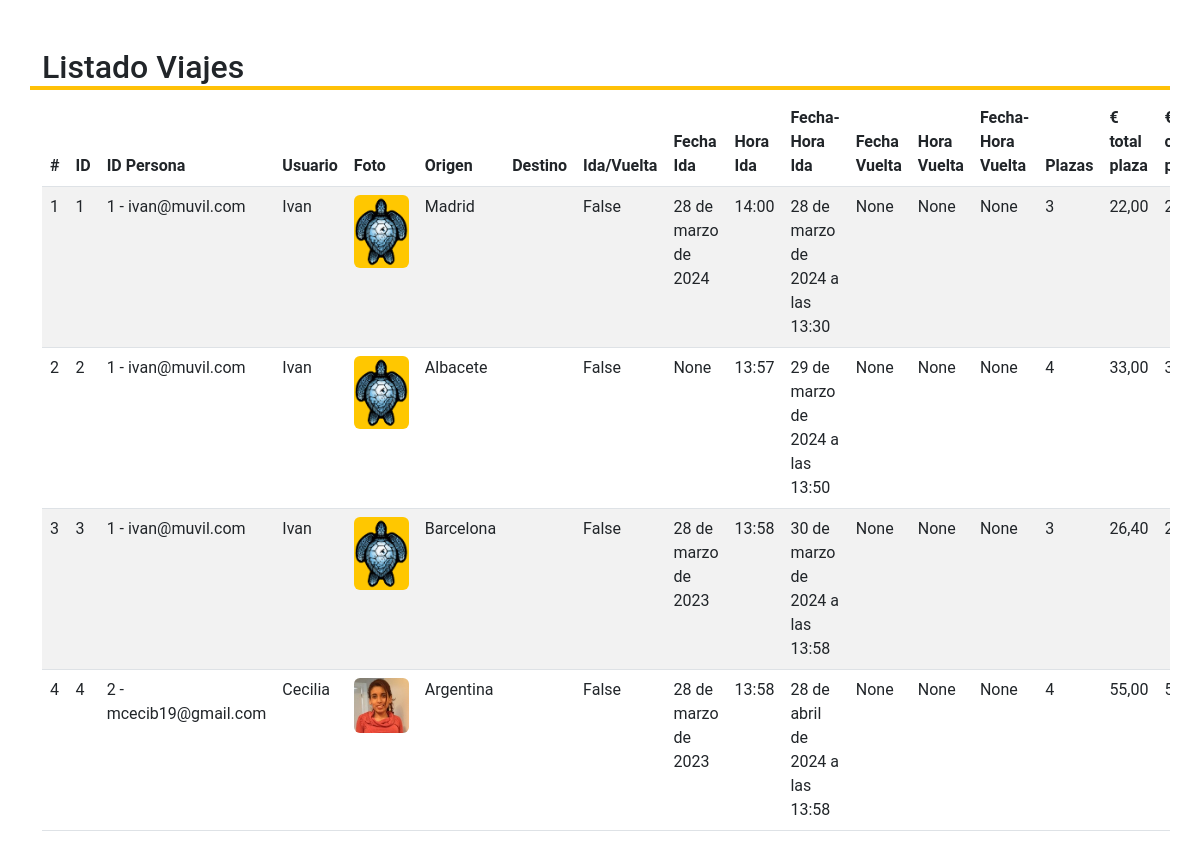
Before: /listado_viajes/ with the older database file.
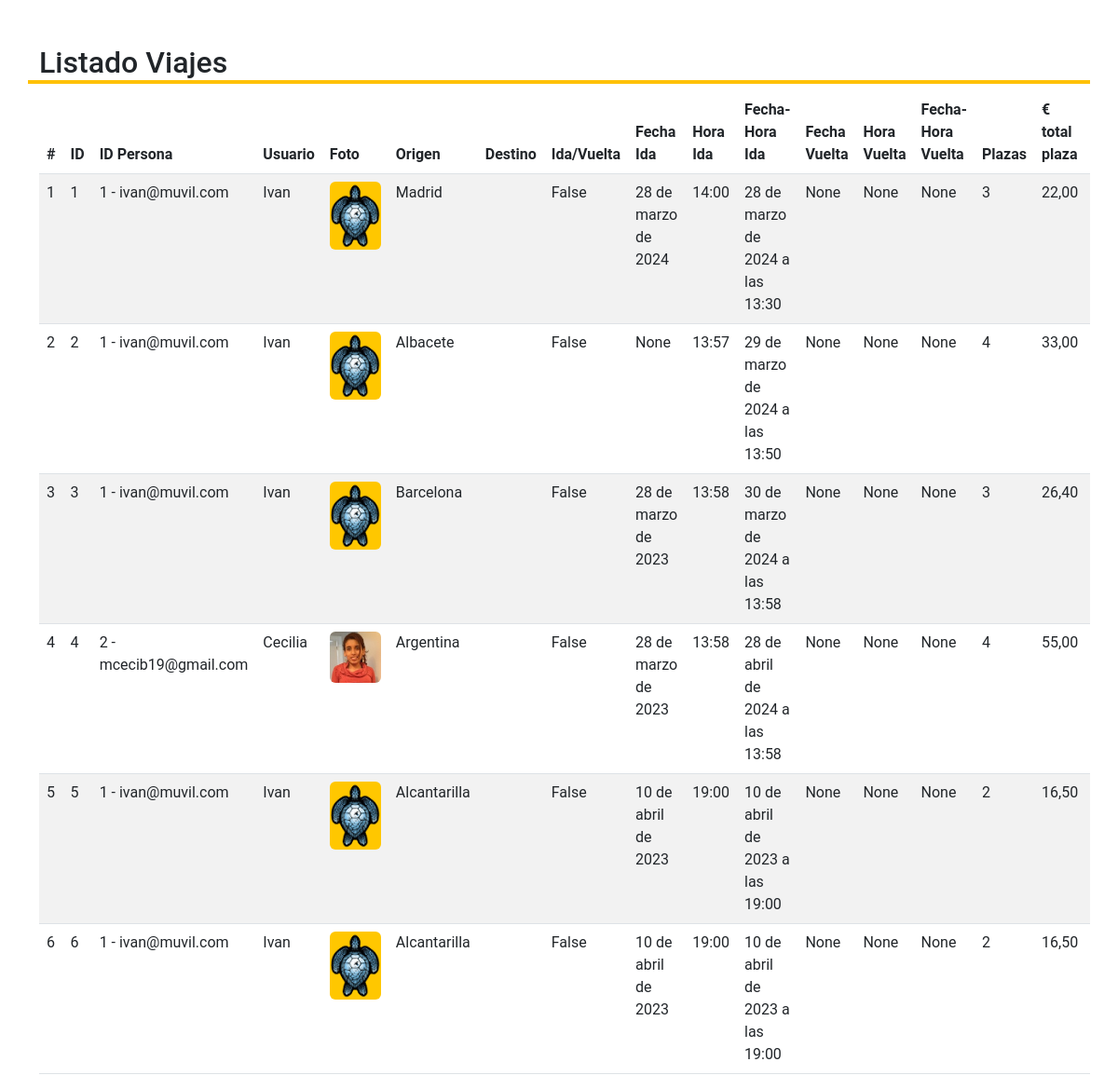
After: the same page with the newer database file.
### Aplicaciones/FrontEnd/models.py (models this page shows)
class Viajes (models.Model):
    id_persona = models.ForeignKey(Personas, to_field='id', on_delete=models.CASCADE)
    ciudad_origen = models.CharField(max_length=64)
    ciudad_destino = models.CharField(max_length=64)
    flg_ida_vuelta = models.BooleanField(default=False)
    fecha_ida = models.DateField(blank=True, null=True)
    fecha_vuelta = models.DateField(blank=True, null=True)
    numero_asientos_viaje = models.PositiveSmallIntegerField()
    '''flg_solicitado = models.BooleanField(default=False)
    flg_reservado = models.BooleanField(default=False)
    flg_cancelado = models.BooleanField(default=False)
    flg_incidencia = models.BooleanField(default=False)'''
    estado = models.PositiveIntegerField(choices=estados_viajes, default=1)
    importe_total_asiento = models.DecimalField(max_digits = 5,decimal_places = 2)
    importe_comision_asiento = models.DecimalField(max_digits = 5,decimal_places = 2)
    importe_conductor_asiento = models.DecimalField(max_digits = 5,decimal_places = 2)
    numero_asientos_libres = models.PositiveIntegerField(default=0)
    hora_ida = models.TimeField()
    hora_vuelta = models.TimeField(blank=True, null=True)
    fechor_ida = models.DateTimeField()
    fechor_vuelta = models.DateTimeField(blank=True, null=True)
    id_vehiculo = models.ForeignKey(Vehiculos, to_field='id', null=True, blank=True, on_delete=models.CASCADE)
    fec_created = models.DateTimeField(auto_now_add=True)
    fec_updated = models.DateTimeField(auto_now=True)
    class Meta:
        verbose_name = 'viajes'
        verbose_name_plural = 'viajes'

class Personas (models.Model):
    nombre = models.CharField(max_length=64)
    apellido1 = models.CharField(max_length=64)
    apellido2 = models.CharField(max_length=64, blank=True, null=True)
    fec_nacimiento = models.DateField(blank=True, null=True)
    tipo_documento = models.CharField (max_length=8)
    numero_documento = models.CharField(max_length=32)
    email = models.CharField(max_length=320)
    numero_telefono = models.PositiveIntegerField(validators=[MaxValueValidator(999999999)])
    genero = models.CharField(max_length=1, choices=genero, default='F', blank=True, null=True)
    password = models.CharField(max_length=30, default='<NO_PASSWORD>')
    puntuacion = models.DecimalField(max_digits=2, decimal_places=1, default=3.5, blank=True, null=True)
    prestigio = models.CharField(max_length=2, choices=prestigio, default='B', blank=True, null=True)
    numero_opiniones = models.PositiveIntegerField(default = '0', blank=True, null=True)
    descripcion = models.CharField(max_length=3000, blank=True, null=True)
    imagen = models.ImageField(upload_to='images/users_profile', default="images/users_profile/avatar-mujer.jpg")
    pref_conversacion = models.PositiveIntegerField(default='1')
    pref_musica = models.PositiveIntegerField(default='1')
    pref_mascota = models.PositiveIntegerField(default='1')
    pref_fumar = models.PositiveIntegerField(default='1')
    pref_comida = models.PositiveIntegerField(default='1')
    notif_noticiasofertas = models.PositiveIntegerField(default='3')
    notif_opiniones = models.PositiveIntegerField(default='3')
    notif_reservas = models.PositiveIntegerField(default='3')
    fec_created = models.DateTimeField(auto_now_add=True)
    fec_updated = models.DateTimeField(auto_now=True)
    class Meta:
        verbose_name = 'personas'
        verbose_name_plural = 'personas'
    def __str__(self):
        return str(self.id) + ' - ' + self.email

### Aplicaciones/FrontEnd/views.py (the view)
# urls.py: path('listado_viajes/', v_listado_viajes, name='n_listado_viajes'),
def v_listado_viajes(request):
    viajesListados = Viajes.objects.all()
    args = {"viajes": viajesListados}
    return render(request, "listado_viajes.html", args)

### Aplicaciones/FrontEnd/templates/listado_viajes.html (shortened to what this page needs)
{% load static %}
<!DOCTYPE html>
<html lang="en">
<head>
</head>
<body>
	{% include "index.html" %}
	<div class="container mt-5">
		<div class="row">
			<h2 class="border-bottom border-warning border-4">Listado Viajes</h2>
			<div class="table-responsive">
                <form method="POST" role="form" class="form-inline" enctype="multipart/form-data">
                <table class="table table-striped">
            	      <thead>
                      <tr>
                          <th>#</th>
						  <th>ID</th>
                          <th>ID Persona</th>
                          <th>Usuario</th>
                          <th>Foto</th>
                          <th>Origen</th>
                          <th>Destino</th>
                          <th>Ida/Vuelta</th>
                          <th>Fecha Ida</th>
                          <th>Hora Ida</th>
                          <th>Fecha-Hora Ida</th>
                          <th>Fecha Vuelta</th>
                          <th>Hora Vuelta</th>
                          <th>Fecha-Hora Vuelta</th>
                          <th>Plazas</th>
                          <th>€ total plaza</th>
                          <th>€ comision plaza</th>
                      </tr>
					 </thead>
					 <tbody>
                        {% for c in viajes %}
                        <tr>
                            <td>{{forloop.counter}}</td>
							<td>{{c.id}}</td>
                            <td>{{c.id_persona}}</td>
                            <td>{{c.id_persona.nombre}}</td>
                            <td>
                            {% if c.id_persona.imagen %}
                                <div class="img-container">
                                    <img class="rounded" src="{{ c.id_persona.imagen.url }}">
                                </div>
                            {% endif %}
                            </td>
                            <td>{{c.ciudad_origen}}</td>
                            <td>{{c.ciudad_vuelta}}</td>
                            <td>{{c.flg_ida_vuelta}}</td>
                            <td>{{c.fecha_ida}}</td>
                            <td>{{c.hora_ida}}</td>
                            <td>{{c.fechor_ida}}</td>
                            <td>{{c.fecha_vuelta}}</td>
                            <td>{{c.hora_vuelta}}</td>
                            <td>{{c.fechor_vuelta}}</td>
                            <td>{{c.numero_asientos_viaje}}</td>
                            <td>{{c.importe_total_asiento}}</td>
                            <td>{{c.importe_comision_asiento}}</td>
                        </tr>
                        {% endfor %}
                     </tbody>
                 </table>
                </form>
			</div>
		</div>
	</div>
</body>
</html>

### Aplicaciones/FrontEnd/templates/index.html (shortened to what this page needs)
{% load static %}
<!DOCTYPE html>
<html lang="en">
<head>
	<link rel="stylesheet" href='{% static "css/bootstrap5/bootstrap.min.css" %}'>
	<link rel="stylesheet" href='{% static "css/index.css" %}'>
</head>
<body>
</body>
</html>

### Aplicaciones/FrontEnd/static/css/index.css (style rules this page uses)
html * { font-family: Roboto; }

### Aplicaciones/FrontEnd/templates/listado_viajes.html (style rules this page uses)
.img-container { width:55px; overflow:hidden; }
.img-container img { width:100%; height:auto }

Changed rows visible on the page:
added Viajes: id "5", id_persona "1 - ivan@muvil.com", id_persona.nombre "Ivan", id_persona.imagen (picture), ciudad_origen "Alcantarilla", flg_ida_vuelta "False", fecha_ida "10 de abril de 2023", hora_ida "19:00", fechor_ida "10 de abril de 2023 a las 19:00", fecha_vuelta "None", hora_vuelta "None", fechor_vuelta "None", numero_asientos_viaje "2", importe_total_asiento "16,50"
added Viajes: id "6", id_persona "1 - ivan@muvil.com", id_persona.nombre "Ivan", id_persona.imagen (picture), ciudad_origen "Alcantarilla", flg_ida_vuelta "False", fecha_ida "10 de abril de 2023", hora_ida "19:00", fechor_ida "10 de abril de 2023 a las 19:00", fecha_vuelta "None", hora_vuelta "None", fechor_vuelta "None", numero_asientos_viaje "2", importe_total_asiento "16,50"
